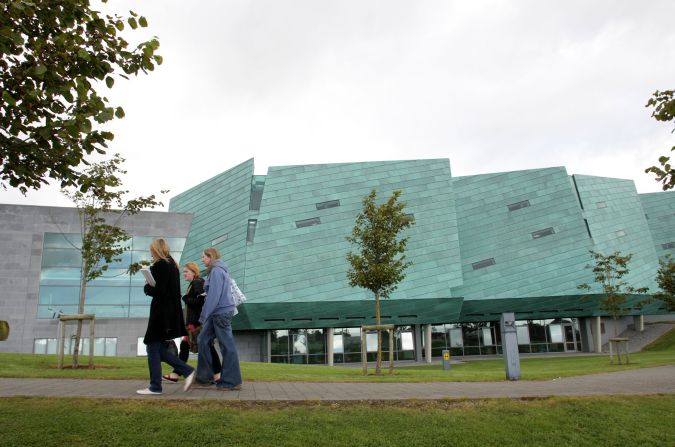
#> input picture Lab8/ATU.jpg, 675 x 447 px
$ python lab8.py   (older library calls are emulated)
#> lines starting #> are read from the running program, lines starting #| are printed output that depends on the picture; after the words box and inside, x2 and y2 are one past the last pixel; in counts of white or black regions, pixels touching at a corner belong together
import cv2
import numpy as np
from matplotlib import pyplot as plt

img = cv2.imread('ATU.jpg',)
#> img is the input picture: shape (447, 675, 3); mean B, G, R 146.4, 158.5, 148.9

imgGray = cv2.cvtColor(img, cv2.COLOR_BGR2GRAY)
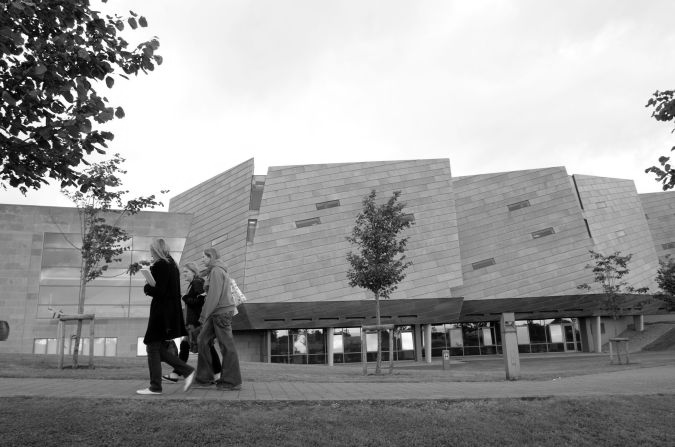
#> imgGray: shape (447, 675); min 0, max 255, mean 154.2

imgOut = cv2.GaussianBlur(imgGray,(5, 5), 0)
imgOut13 = cv2.GaussianBlur(imgGray,(13, 13), 0)
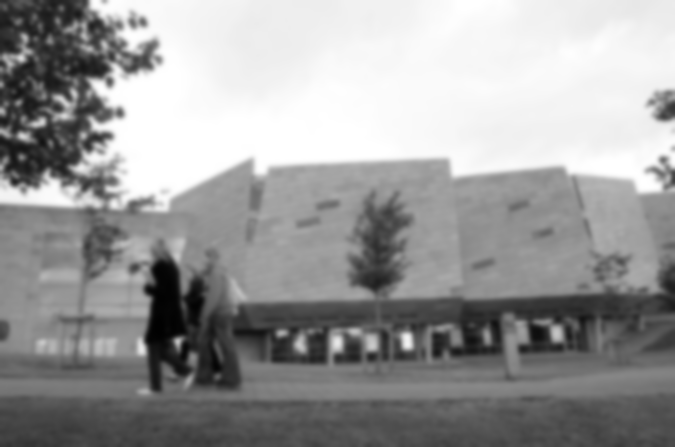
#> imgOut13: shape (447, 675); min 1, max 255, mean 154.2

nrows = 3
ncols = 3

sobelHorizontal = cv2.Sobel(imgOut, cv2.CV_64F,1,0,ksize = 5)
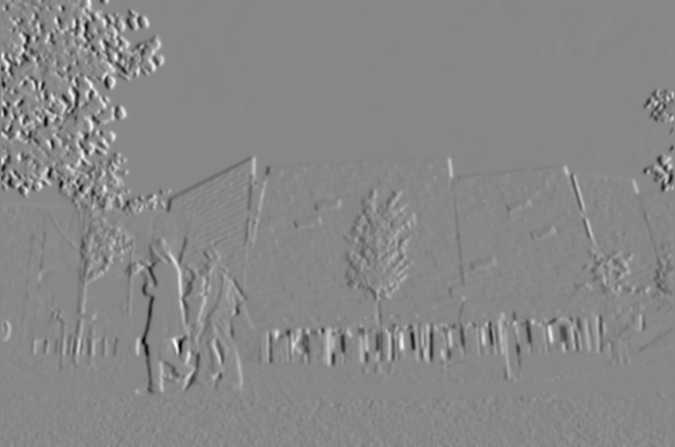
#> sobelHorizontal: shape (447, 675) float64; min -7897, max 6921, mean 6.9; drawn with min black and max white
sobelVertical = cv2.Sobel(imgOut, cv2.CV_64F,0,1,ksize = 5)
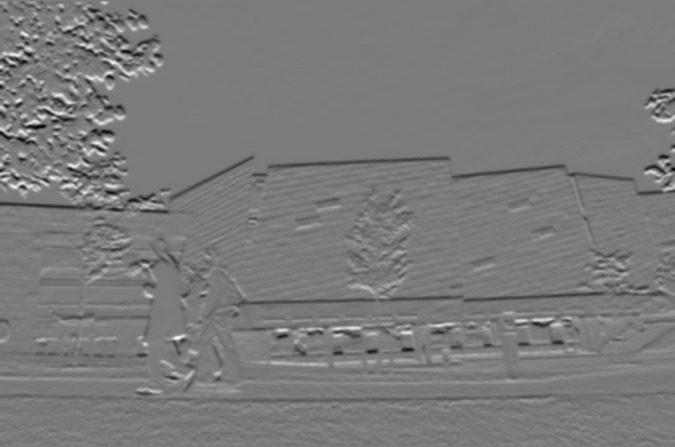
#> sobelVertical: shape (447, 675) float64; min -7299, max 7796, mean -42.1; drawn with min black and max white
sobelSum = sobelHorizontal + sobelVertical
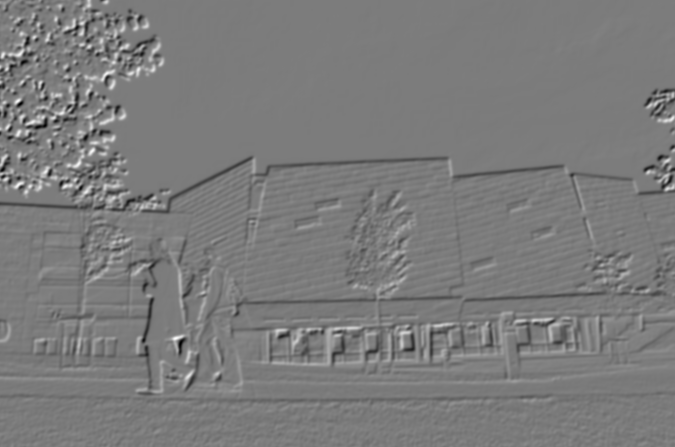
#> sobelSum: shape (447, 675) float64; min -9792, max 10332, mean -35.2; drawn with min black and max white

canny = cv2.Canny(imgOut,100,200)
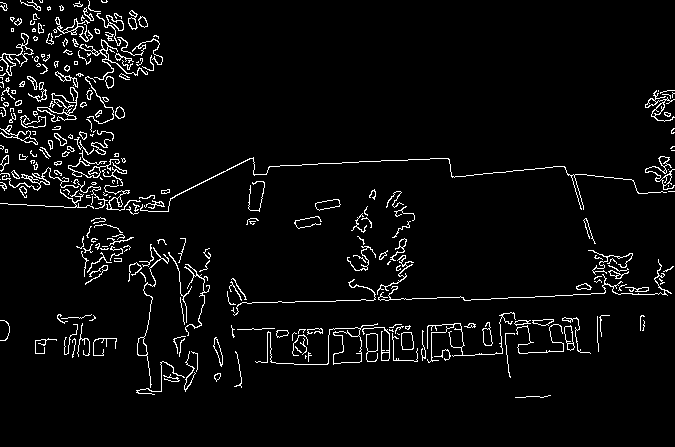
#> canny: shape (447, 675); 4.2% white in thin lines or dots, all inside (x1, y1, x2, y2) = (0, 0, 675, 398)

plt.subplot(nrows, ncols,1),plt.imshow(cv2.cvtColor(img, cv2.COLOR_BGR2RGB), cmap = 'gray')
plt.title('Original'), plt.xticks([]), plt.yticks([])
plt.subplot(nrows, ncols,2),plt.imshow(imgGray, cmap = 'gray')
plt.title('GrayScale'), plt.xticks([]), plt.yticks([])
# [8 lines of commented-out code are left out]
plt.subplot(nrows, ncols,3),plt.imshow(sobelHorizontal, cmap = 'gray')
plt.title('sobel H'), plt.xticks([]), plt.yticks([])

#vertical edge detection
plt.subplot(nrows, ncols,4),plt.imshow(sobelVertical, cmap = 'gray')
plt.title('sobel V'), plt.xticks([]), plt.yticks([])

#summed sobel image
plt.subplot(nrows, ncols,5),plt.imshow(sobelSum, cmap = 'gray')
plt.title('sobel summed'), plt.xticks([]), plt.yticks([])

#canny image
plt.subplot(nrows, ncols,6),plt.imshow(canny, cmap = 'gray')
plt.title('canny image'), plt.xticks([]), plt.yticks([])

#maxVal = np.min(sobelSum)

#maxVal in sobelSum: 10326.0
#minVal in sobelSum: -9792.0
#middle val is 267


plt.show()
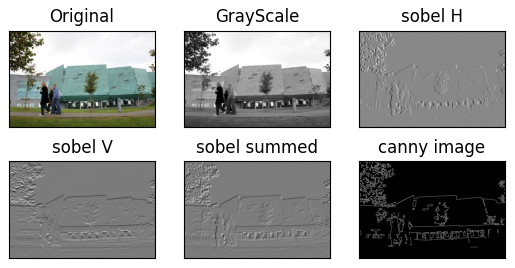
#> figure drawn by matplotlib, 6 panels
